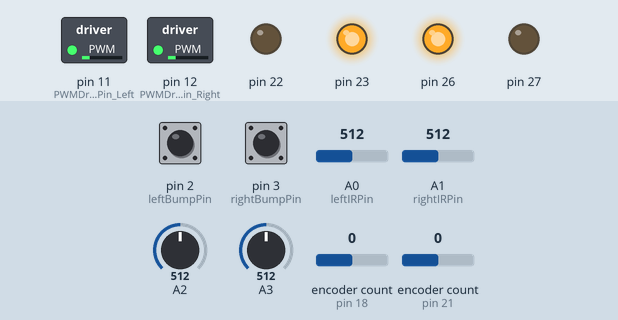
Simulated run of this sketch. Board: Arduino Mega 2560, built with avr-gcc and run on an emulated ATmega2560. Parts: switched loads named in the sketch (green lamp = pin HIGH), output pins drawn as LEDs (lit = HIGH). Inputs (shaded band) come from the test bench; at power-on: pin 2 (leftBumpPin) HIGH, pin 3 (rightBumpPin) HIGH, A0 (leftIRPin) = 512, A1 (rightIRPin) = 512, A2 = 512, A3 = 512, encoder count (sensors on pin 18, pin 21) 0. What the sketch prints to the serial monitor is not drawn.

Above: at 1.2 s.
1.3 s: pin 2 (leftBumpPin) pulled LOW for 0.15 s
2.9 s: pin 3 (rightBumpPin) pulled LOW for 0.15 s
Timing chart, 0 to 5.9 s (numbered marks = the images above; inputs shaded):
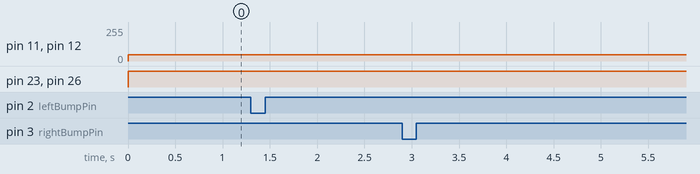

The sketch:

Sensor_Test_Code.ino
```cpp
/* Patrick's Block Header
 *
 *
 *
 *
 *
 *
 *
 */

//-------Include Libraries-----------------------------------
#include <DualVNH5019MotorDriver.h> // For use with the Dual motor drivers from Pololu
#include <Encoder.h>
//-------Define variables here-------------------------------

// ---PWM Pin Setting---

// PWM pins for the two drive motors
const int PWMDrivePin_Left = 11;    // Timer 1 16-bit
const int PWMDrivePin_Right = 12;   // Timer 1 16-bit

// ---LED Pins---

// ---Pololu Motor Pins---
const int Drive_INA1=22;     // Left Drive Motor
const int Drive_INB1=23;     // Left Drive Motor
const int Drive_EN1DIAG1=24; // Left Drive Motor

const int Drive_INA2=26;     // Right Drive Motor
const int Drive_INB2=27;     // Right Drive Motor
const int Drive_EN2DIAG2=25; // Right Drive Motor

// ---Sensor Pins---

// Bump Sensors
const int leftBumpPin = 2;            // Digital Pin 2, 0 interrupt pin for Mega 2560
const int rightBumpPin = 3;           // Digital Pin 3, 1 interrupt pin for MEga 2560

// Encoder Input
const int leftEncoderAPin = 21;   // Digital Pin 21, 2 interrupt pin for Mega 2560
const int leftEncoderBPin = 20;   // Digital Pin 20, 3 interrupt pin for Mega 2560

const int rightEncoderAPin = 19;  // Digital Pin 19, 4 interrupt pin for Mega 2560
const int rightEncoderBPin = 18;  // Digital Pin 18, 5 interrupt pin for Mega 2560

// IR sensors
const int leftIRPin = 0;          // A0
const int rightIRPin = 1;         // A1

// Current Sensors
const int leftCurrentPin = 2;    // A8, CS1
const int rightCurrentPin = 3;   // A9, CS2

// Push button start
//const int Push_button = A13; // For push to start button

// ---Sensor sampling periods---
const unsigned long irPeriod = 100;      // Sampling period for IR Sensors (ms)
const unsigned long currentPeriod = 100; // Sampling period for current sensor (ms)
const unsigned long encoderPeriod = 50;  // Sampling period for encodert sensor (ms)

// ---Constants---
const int eps = 20;

// ---Define non-constant variables---
int inByte = 0;     // Variable that will store incoming byte from serial

int irLeft[4] = {0, 0, 0, 0};     // Stores the past 3 Left IR Readings for use in an average
int irRight[4] = {0, 0, 0, 0};    // Stores the past 3 Right IR Reading for use in an average
int irValue;                   // Temporary value to store mesured IR reading
float irLeftAvg;                 // Used to store left IR average reading
float irRightAvg;                // Used to store right IR average reading

int currentLeft[3] = {0, 0, 0};   // Stores Left Drive Motor Current Reading
int currentRight[3] = {0, 0, 0};  // Stores Right Drive Motor Current Reading
int currentValue;                 // For current measurement (amps)
float currentLeftAvg;               // Used to store the average current sensor reading for the left motor
float currentRightAvg;              // Used to store the average current sensor reading for the right motor

// Used for sensor sampling times
unsigned long currentMillis;            // Stores the current time reading in milliseconds
unsigned long previousMillis_IR=0;      // Stores the previous time the IR sensors were read
unsigned long previousMillis_Current=0; // Stores the previous time the Current sensors were read
unsigned long previousMillis_Encoder=0; // Stores the previous time the encoder were read

// Encoder Counting Variables
long leftOldPosition = -999;
long rightOldPosition = -999;

long leftNewPosition;
long rightNewPosition;

// Define drive motor object
DualVNH5019MotorDriver driveMotors(Drive_INA1,Drive_INB1,PWMDrivePin_Left,\
Drive_EN1DIAG1,leftCurrentPin,Drive_INA2,Drive_INB2,PWMDrivePin_Right,Drive_EN2DIAG2,\
rightCurrentPin, 1);

// Define encoder object
Encoder leftEncoder(leftEncoderAPin, leftEncoderBPin);
Encoder rightEncoder(rightEncoderBPin, rightEncoderBPin);

// Test Variables
const String leftString = "Left IR Reading: ";
const String rightString = "Right IR Reading: ";
boolean firsttime = true;

//-------Setup Function-----------------------------------

void setup()  // Needs to stay in setup until all necessary communications can be verified
{

  // Initialize drive motor object
  driveMotors.init();

  // Initialize the encoder objects


  // Set interrupt pins to input
  pinMode(leftBumpPin,INPUT);
  pinMode(rightBumpPin,INPUT);

  // Turn on pullup resistors
  digitalWrite(leftBumpPin, HIGH);
  digitalWrite(rightBumpPin, HIGH);

  // Attached Interrupt pins
  attachInterrupt(0, bumpLeft, RISING);         // Digital Pin 2
  attachInterrupt(1, bumpRight, RISING);        // Digital Pin 3

  // Initiliaze serial communications
  Serial.begin(9600);           // set up Serial library at 9600 bps  boolean readyBypass = true;

}

//--------Main Loop--------------------------------------

void loop() // run over and over again
{
  // Contains all actions the robot will perform.
  // Obstacle avoidance behaviors should override and sent commands from the Raspberry Pi 2 until they have completed.
  // Should always check IR and Bump sensors before performing requested tasks.
  // Camera positioning should not be overrid by obstacle avoidance behaviors


  // Encoder counter will always run and cannot be blocked.

  currentMillis = millis(); // Program run time in milliseconds. Used for sensor sampling.

  // Distance Measurement IR Smart Sensor
  if (currentMillis - previousMillis_IR >= irPeriod){
    previousMillis_IR = currentMillis;

    // Read in the left IR voltage and put into a buffer
    irValue = analogRead(leftIRPin);
    irLeft[0] = irLeft[1];
    irLeft[1] = irLeft[2];
    irLeft[2] = irLeft[3];
    irLeft[3] = irValue;

    // Read in the right IR voltage and put into a buffer
    irValue = analogRead(rightIRPin);
    irRight[0] = irRight[1];
    irRight[1] = irRight[2];
    irRight[2] = irRight[3];
    irRight[3] = irValue;

    // Calculate the average input
    irLeftAvg = (float(irLeft[0]) + float(irLeft[1]) + float(irLeft[2]) + float(irLeft[3]))/4;
    irRightAvg = (float(irRight[0]) + float(irRight[1]) + float(irRight[2]) + float(irRight[3]))/4;

    // Convert voltage reading to units of inches.
    irLeftAvg = 573.01 * pow(float(irLeftAvg),-0.909);
    irRightAvg = 1768.2* pow(float(irRightAvg), -1.114);

    // Debugging outputs
    Serial.print(leftString + String(irLeftAvg,3) + " " );
    Serial.println(rightString + String(irRightAvg),3);

  }

  // Amperage Measurement Smart Sensor
  if (currentMillis - previousMillis_Current >= currentPeriod){
    previousMillis_Current = currentMillis;

    currentValue  = driveMotors.getM1CurrentMilliamps();
    currentLeft[0] = currentLeft[1];
    currentLeft[1] = currentLeft[2];
    currentLeft[2] = currentValue;

    currentValue = driveMotors.getM2CurrentMilliamps();
    currentRight[0] = currentRight[1];
    currentRight[1] = currentRight[2];
    currentRight[2] = currentValue;

    // Calculate average current reading over three samples to try to not in spikes.
    currentLeftAvg = (float(currentLeft[0]) + float(currentLeft[1]) + float(currentLeft[2]))/3;
    currentRightAvg = (float(currentRight[0]) + float(currentRight[1]) + float(currentRight[2]))/3;

    /* Debugging Outputs
      Serial.print("Left Current: " + String(currentLeftAvg) + " " );
      Serial.println("Right Current: " + String(currentRightAvg));

    */
  }

  // Encoder sampling
  if (currentMillis - previousMillis_Encoder >= encoderPeriod){
    leftNewPosition = leftEncoder.read();
    if (leftNewPosition != leftOldPosition) {
      leftOldPosition = leftNewPosition;
      //Serial.println("Left: " + String(leftNewPosition));
    }

    rightNewPosition = rightEncoder.read();
    if (rightNewPosition != rightOldPosition) {
      rightOldPosition = rightNewPosition;
      //Serial.println("Right: " + String(rightNewPosition));
    }
  }


  // Supply Motor direction here to test encoders
  if(firsttime){ // This branch is for normal operations
    // Forward motion
    driveMotors.setM1Speed(-75);
    driveMotors.setM2Speed(75);
    firsttime = false;
  }
}

// ---Extra Error Function---
// This function is used by the Pololu motor drivers to handle errors in operation
void stopIfFault()
{
  if (driveMotors.getM1Fault())
  {
    //Serial.println("M1 fault");
    while(1);
  }
  if (driveMotors.getM2Fault())
  {
    //Serial.println("M2 fault");
    while(1);
  }
}

// ---Left Bump Sensor Interrupt Function---
void bumpLeft()
{
  Serial.println("bump Left");
}

// ---Right Bump Sensor Interrupt Function---
void bumpRight()
{
  Serial.println("Bump Right");
}
```

Measured:
- after the input at 1.3 s, every drawn part: stays the same
- after the input at 2.9 s, every drawn part: stays the same
